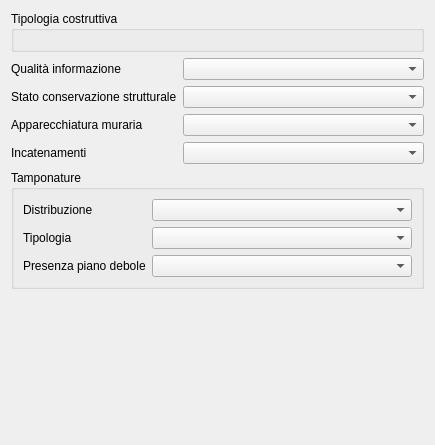
<?xml version="1.0" encoding="UTF-8"?>
<ui version="4.0">
 <class>Form</class>
 <widget class="QWidget" name="Form">
  <property name="geometry">
   <rect>
    <x>0</x>
    <y>0</y>
    <width>435</width>
    <height>445</height>
   </rect>
  </property>
  <property name="windowTitle">
   <string>Form</string>
  </property>
  <layout class="QGridLayout" name="gridLayout_2">
   <item row="1" column="0">
    <widget class="QLabel" name="label">
     <property name="text">
      <string>Qualità informazione</string>
     </property>
    </widget>
   </item>
   <item row="1" column="1">
    <widget class="QComboBox" name="ZZ_QUALITA_INFORMAZIONEID">
     <property name="sizePolicy">
      <sizepolicy hsizetype="Expanding" vsizetype="Fixed">
       <horstretch>0</horstretch>
       <verstretch>0</verstretch>
      </sizepolicy>
     </property>
     <property name="sizeAdjustPolicy">
      <enum>QComboBox::AdjustToMinimumContentsLength</enum>
     </property>
    </widget>
   </item>
   <item row="2" column="0">
    <widget class="QLabel" name="label_17">
     <property name="text">
      <string>Stato conservazione strutturale</string>
     </property>
    </widget>
   </item>
   <item row="2" column="1">
    <widget class="QComboBox" name="ZZ_STATO_CONSERVAZIONE_STRUTTURALEID">
     <property name="sizePolicy">
      <sizepolicy hsizetype="Expanding" vsizetype="Fixed">
       <horstretch>0</horstretch>
       <verstretch>0</verstretch>
      </sizepolicy>
     </property>
     <property name="sizeAdjustPolicy">
      <enum>QComboBox::AdjustToMinimumContentsLength</enum>
     </property>
    </widget>
   </item>
   <item row="3" column="0">
    <widget class="QLabel" name="label_2">
     <property name="text">
      <string>Apparecchiatura muraria</string>
     </property>
    </widget>
   </item>
   <item row="3" column="1">
    <widget class="QComboBox" name="ZZ_APPARECCHIATURA_MURARIAID">
     <property name="sizePolicy">
      <sizepolicy hsizetype="Expanding" vsizetype="Fixed">
       <horstretch>0</horstretch>
       <verstretch>0</verstretch>
      </sizepolicy>
     </property>
     <property name="sizeAdjustPolicy">
      <enum>QComboBox::AdjustToMinimumContentsLength</enum>
     </property>
    </widget>
   </item>
   <item row="4" column="0">
    <widget class="QLabel" name="label_3">
     <property name="text">
      <string>Incatenamenti</string>
     </property>
    </widget>
   </item>
   <item row="4" column="1">
    <widget class="QComboBox" name="ZZ_INCATENAMENTIID">
     <property name="sizePolicy">
      <sizepolicy hsizetype="Expanding" vsizetype="Fixed">
       <horstretch>0</horstretch>
       <verstretch>0</verstretch>
      </sizepolicy>
     </property>
     <property name="sizeAdjustPolicy">
      <enum>QComboBox::AdjustToMinimumContentsLength</enum>
     </property>
    </widget>
   </item>
   <item row="5" column="0" colspan="2">
    <widget class="QGroupBox" name="groupBox_2">
     <property name="title">
      <string>Tamponature</string>
     </property>
     <layout class="QGridLayout" name="gridLayout">
      <item row="0" column="0">
       <widget class="QLabel" name="label_4">
        <property name="text">
         <string>Distribuzione</string>
        </property>
       </widget>
      </item>
      <item row="0" column="1">
       <widget class="QComboBox" name="ZZ_TAMPONATURE_DISTRIBUZIONEID">
        <property name="sizePolicy">
         <sizepolicy hsizetype="Expanding" vsizetype="Fixed">
          <horstretch>0</horstretch>
          <verstretch>0</verstretch>
         </sizepolicy>
        </property>
        <property name="sizeAdjustPolicy">
         <enum>QComboBox::AdjustToMinimumContentsLength</enum>
        </property>
       </widget>
      </item>
      <item row="1" column="0">
       <widget class="QLabel" name="label_5">
        <property name="text">
         <string>Tipologia</string>
        </property>
       </widget>
      </item>
      <item row="1" column="1">
       <widget class="QComboBox" name="ZZ_TAMPONATURE_TIPOLOGIAID">
        <property name="sizePolicy">
         <sizepolicy hsizetype="Expanding" vsizetype="Fixed">
          <horstretch>0</horstretch>
          <verstretch>0</verstretch>
         </sizepolicy>
        </property>
        <property name="sizeAdjustPolicy">
         <enum>QComboBox::AdjustToMinimumContentsLength</enum>
        </property>
       </widget>
      </item>
      <item row="2" column="0">
       <widget class="QLabel" name="label_6">
        <property name="text">
         <string>Presenza piano debole</string>
        </property>
       </widget>
      </item>
      <item row="2" column="1">
       <widget class="QComboBox" name="ZZ_TAMPONATURE_PRESENZA_PIANO_DEBOLEID">
        <property name="sizePolicy">
         <sizepolicy hsizetype="Expanding" vsizetype="Fixed">
          <horstretch>0</horstretch>
          <verstretch>0</verstretch>
         </sizepolicy>
        </property>
        <property name="sizeAdjustPolicy">
         <enum>QComboBox::AdjustToMinimumContentsLength</enum>
        </property>
       </widget>
      </item>
     </layout>
    </widget>
   </item>
   <item row="6" column="0">
    <spacer name="verticalSpacer">
     <property name="orientation">
      <enum>Qt::Vertical</enum>
     </property>
     <property name="sizeHint" stdset="0">
      <size>
       <width>20</width>
       <height>25</height>
      </size>
     </property>
    </spacer>
   </item>
   <item row="0" column="0" colspan="2">
    <widget class="QGroupBox" name="groupBox">
     <property name="title">
      <string>Tipologia costruttiva</string>
     </property>
     <layout class="QGridLayout" name="gridLayout_3">
      <item row="0" column="0">
       <widget class="MultipleChoiseTipologiaCostruttivaVerticale" name="ZZ_TIPOLOGIA_COSTRUTTIVAID" native="true"/>
      </item>
     </layout>
    </widget>
   </item>
  </layout>
 </widget>
 <customwidgets>
  <customwidget>
   <class>MultipleChoiseTipologiaCostruttivaVerticale</class>
   <extends>QWidget</extends>
   <header>..MultipleChoiseTipologiaCostruttivaVerticale</header>
   <container>1</container>
  </customwidget>
 </customwidgets>
 <resources/>
 <connections/>
</ui>
